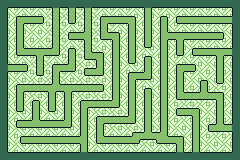

This is a level from a 2D game, rendered from its Tiled map with the project's own tilesets. A one-line summary and the map file follow, with tile-layer data summarised:
An orthogonal 60x40 tile map with 4x4 px tiles, 2 tile layers (floor, walls).

<map version="1.10" tiledversion="1.10.1" orientation="orthogonal" renderorder="right-down" width="60" height="40" tilewidth="4" tileheight="4" infinite="0" nextlayerid="3" nextobjectid="1">
 <tileset firstgid="1" name="seven_eleven_tileset" tilewidth="4" tileheight="4" tilecount="1300" columns="26">
  <image source="seven_eleven_tileset.png" trans="000000" width="104" height="200" />
 </tileset>
 <layer id="2" name="floor" width="60" height="40">
  <data>[2400 cells, 2400 non-empty, 16 distinct tile ids]</data>
 </layer>
 <layer id="1" name="walls" width="60" height="40">
  <data>[2400 cells, 1249 non-empty, 27 distinct tile ids]</data>
 </layer>
</map>